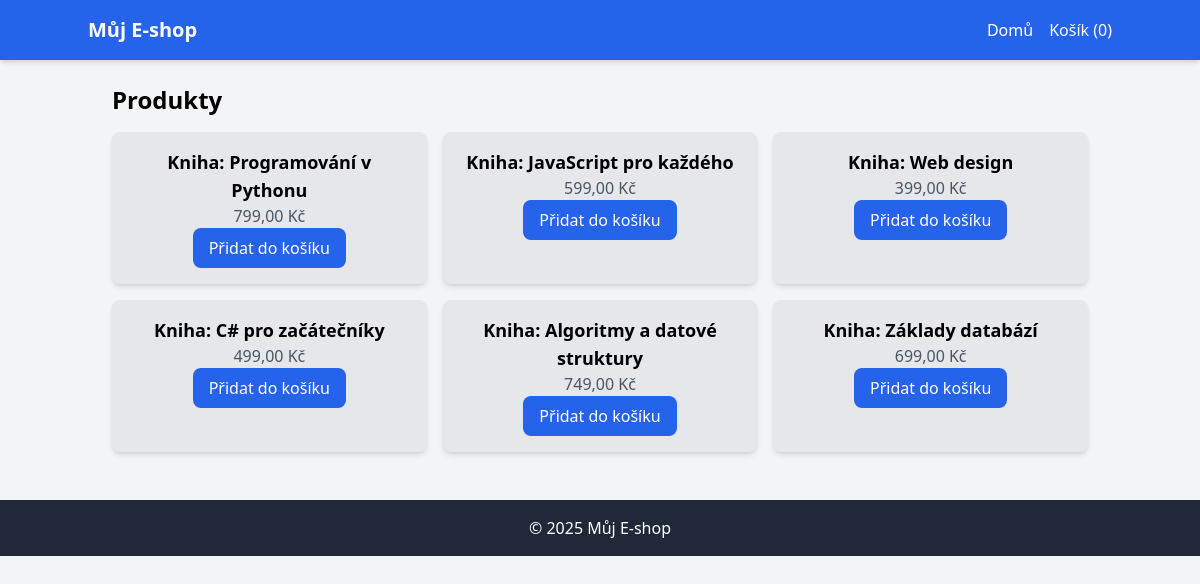
/partials/produkty.php?kategorie_id=4, run on the app's committed database.
### tables this page shows
CREATE TABLE `produkty` (
  `id` int(11) NOT NULL,
  `nazev` varchar(255) NOT NULL,
  `popis` text DEFAULT NULL,
  `cena` decimal(10,2) NOT NULL,
  `sklad` int(11) NOT NULL DEFAULT 0,
  `kategorie_id` int(11) DEFAULT NULL
);

### partials/produkty.php (the view, shortened to what this page needs)
<?php
require_once '../database/db_connect.php';
$kategorie_id = isset($_GET['kategorie_id']) ? $_GET['kategorie_id'] : 0;
$sql = "SELECT id, nazev, cena FROM produkty WHERE kategorie_id = ?";
$stmt = $conn->prepare($sql);
$stmt->bind_param('i', $kategorie_id);
$stmt->execute();
$result = $stmt->get_result();
$produkty = $result->fetch_all(MYSQLI_ASSOC);
?>
<!DOCTYPE html>
<html lang="cs">
<head>
    <script src="https://cdn.tailwindcss.com"></script>
</head>
<body class="bg-gray-100">
<?php
function spocitejKosik() {
    $pocet = 0;
    return $pocet;
}
$kosik_pocet = spocitejKosik();
?>
<header class="bg-blue-600 text-white p-4 shadow-md">
    <div class="container mx-auto flex justify-between items-center">
        <h1 class="text-xl font-bold">Můj E-shop</h1>
        <nav>
            <ul class="flex space-x-4">
            <li><a href="/php/EshopDU/index.php" class="hover:underline">Domů</a></li>
            <li><a href="/php/EshopDU/partials/kosik.php" class="hover:underline">Košík (<span class="kosik-pocet"><?php echo $kosik_pocet; ?></span>)
            </a></li>
            </ul>
        </nav>
    </div>
</header>
    <main class="container mx-auto p-6">
        <h2 class="text-2xl font-semibold mb-4">Produkty</h2>
        <div class="grid grid-cols-2 md:grid-cols-3 gap-4">
            <?php foreach ($produkty as $produkt): ?>
                <div class="bg-gray-200 p-4 rounded-lg text-center shadow-md">
                    <h3 class="text-lg font-bold"><?php echo htmlspecialchars($produkt['nazev']); ?></h3>
                    <p class="text-gray-600"><?php echo number_format($produkt['cena'], 2, ',', ' ') . ' Kč'; ?></p>
                    <button class="bg-blue-600 text-white py-2 px-4 rounded-lg add-to-cart" data-produkt-id="<?php echo $produkt['id']; ?>">Přidat do košíku</button>
                </div>
            <?php endforeach; ?>
        </div>
    </main>
    <footer class="bg-gray-800 text-white text-center p-4 mt-6">
        <p>&copy; 2025 Můj E-shop</p>
    </footer>
</body>
</html>

### data on the page
produkty: nazev "Kniha: Programování v Pythonu", cena "799,00"
produkty: nazev "Kniha: JavaScript pro každého", cena "599,00"
produkty: nazev "Kniha: Web design", cena "399,00"
produkty: nazev "Kniha: C# pro začátečníky", cena "499,00"
produkty: nazev "Kniha: Algoritmy a datové struktury", cena "749,00"
produkty: nazev "Kniha: Základy databází", cena "699,00"

### other printed values
$kosik_pocet "0"
